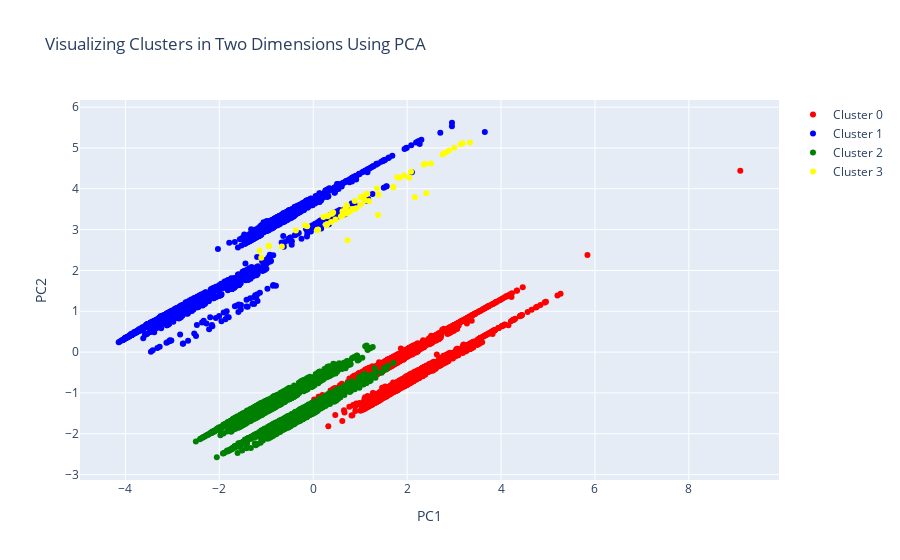

The cell this chart's notebook holds for it:
### Markdown cell above
#### 2-D

### Code cell
#Instructions for building the 2-D plot

#trace1 is for 'Cluster 0'
trace1 = go.Scatter(
                    x = cluster0["PC1_2d"],
                    y = cluster0["PC2_2d"],
                    mode = "markers",
                    name = "Cluster 0",
                    marker = dict(color = 'red'),
                    text = None)

#trace2 is for 'Cluster 1'
trace2 = go.Scatter(
                    x = cluster1["PC1_2d"],
                    y = cluster1["PC2_2d"],
                    mode = "markers",
                    name = "Cluster 1",
                    marker = dict(color = 'blue'),
                    text = None)

#trace3 is for 'Cluster 2'
trace3 = go.Scatter(
                    x = cluster2["PC1_2d"],
                    y = cluster2["PC2_2d"],
                    mode = "markers",
                    name = "Cluster 2",
                    marker = dict(color = 'green'),
                    text = None)

#trace4 is for 'Cluster 3'
trace4 = go.Scatter(
                    x = cluster3["PC1_2d"],
                    y = cluster3["PC2_2d"],
                    mode = "markers",
                    name = "Cluster 3",
                    marker = dict(color = 'yellow'),
                    text = None)

data = [trace1, trace2, trace3, trace4]

title = "Visualizing Clusters in Two Dimensions Using PCA"

layout = dict(title = title,
              xaxis= dict(title= 'PC1',ticklen= 5,zeroline= False),
              yaxis= dict(title= 'PC2',ticklen= 5,zeroline= False)
             )

fig = dict(data = data, layout = layout)

iplot(fig)

### Figure 1 — Plotly figure (JSON) as saved in the notebook; plotly's stock layout.template omitted (floating-point values rounded to 4 significant figures; data arrays with more than 128 entries replaced by an {"elided": "..."} marker saying what was removed)
{"data": [{"marker": {"color": "red"}, "mode": "markers", "name": "Cluster 0", "type": "scatter", "x": {"elided": "1779 float values"}, "y": {"elided": "1779 float values"}}, {"marker": {"color": "blue"}, "mode": "markers", "name": "Cluster 1", "type": "scatter", "x": {"elided": "1375 float values"}, "y": {"elided": "1375 float values"}}, {"marker": {"color": "green"}, "mode": "markers", "name": "Cluster 2", "type": "scatter", "x": {"elided": "1780 float values"}, "y": {"elided": "1780 float values"}}, {"marker": {"color": "yellow"}, "mode": "markers", "name": "Cluster 3", "type": "scatter", "x": [1.153, 1.1, 0.8433, 2.506, 1.188, 0.7003, 0.2942, 1.026, 1.844, 0.9137, 3.181, 0.2161, -0.1291, 2.046, -0.6693, 2.372, 0.2746, 2.378, 0.8845, 1.707, 1.791, 3.141, 0.3014, 0.8828, 0.4739, 0.3153, 3.338, 0.1041, 0.7177, -0.9403, 0.746, -1.107, 2.354, 1.067, 0.7768, 0.6232, 0.4007, 2.755, 0.7827, 1.358, 1.381, 2.81, 0.2913, 0.6213, 0.7288, 0.5886, 2.408, 0.4235, -0.1776, 1.935, 0.3798, 1.391, 2.887, -0.37, 0.6888, 1.7, 0.07934, 1.011, 0.3899, 2.164, 2.083, -1.143, 1.012, 3.002, -0.9515, 1.115], "y": [3.88, 3.711, 3.506, 4.621, 3.699, 3.389, 3.131, 3.799, 4.268, 3.525, 5.117, 3.31, 3.082, 4.269, 2.586, 4.603, 3.11, 4.607, 3.506, 4.029, 4.285, 5.092, 3.33, 3.7, 3.246, 3.339, 5.132, 3.002, 3.595, 2.592, 3.435, 2.308, 4.592, 3.766, 3.438, 3.45, 3.393, 4.847, 3.459, 4.01, 3.355, 4.882, 3.13, 3.356, 2.738, 3.318, 3.889, 3.417, 3.102, 4.326, 3.186, 3.854, 4.93, 2.98, 3.534, 4.05, 2.986, 3.612, 3.387, 3.793, 4.42, 2.48, 3.79, 5.004, 2.602, 3.856]}], "layout": {"title": {"text": "Visualizing Clusters in Two Dimensions Using PCA"}, "xaxis": {"ticklen": 5, "title": {"text": "PC1"}, "zeroline": false}, "yaxis": {"ticklen": 5, "title": {"text": "PC2"}, "zeroline": false}}}
